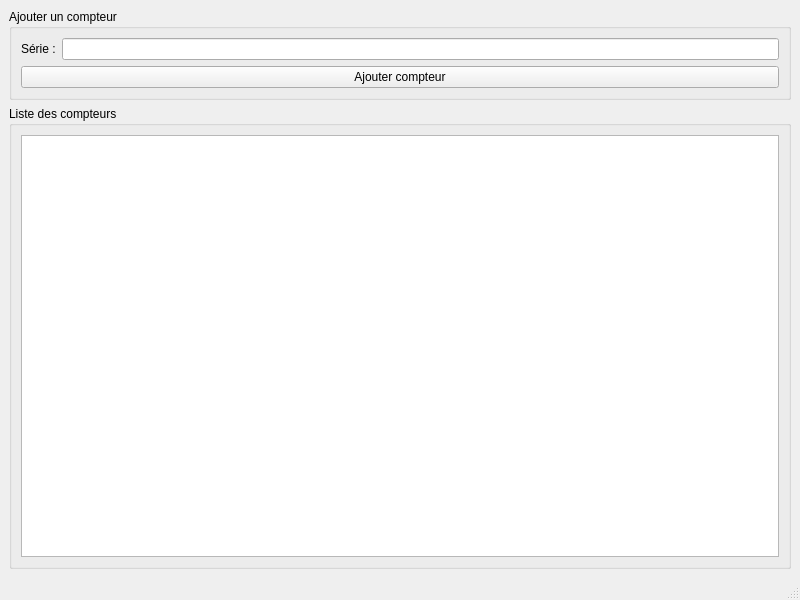
<?xml version="1.0" encoding="UTF-8"?>
<ui version="4.0">
 <class>WindowGestion</class>
 <widget class="QMainWindow" name="MainWindow">
  <property name="geometry">
   <rect>
    <x>0</x>
    <y>0</y>
    <width>800</width>
    <height>600</height>
   </rect>
  </property>
  <property name="windowTitle">
   <string>Gestion des compteurs</string>
  </property>
  <widget class="QWidget" name="centralwidget">
   <layout class="QVBoxLayout" name="verticalLayout_main">
    <item>
     <widget class="QGroupBox" name="groupBoxForm">
      <property name="title">
       <string>Ajouter un compteur</string>
      </property>
      <layout class="QVBoxLayout" name="verticalLayout">
       <item>
        <layout class="QFormLayout" name="formLayout">
         <item row="0" column="0">
          <widget class="QLabel" name="label">
           <property name="text">
            <string>Série :</string>
           </property>
          </widget>
         </item>
         <item row="0" column="1">
          <widget class="QLineEdit" name="lineEditSerie"/>
         </item>
        </layout>
       </item>
       <item>
        <widget class="QPushButton" name="btnAjouterCompteur">
         <property name="text">
          <string>Ajouter compteur</string>
         </property>
        </widget>
       </item>
      </layout>
     </widget>
    </item>
    <item>
     <widget class="QGroupBox" name="groupBoxTable">
      <property name="title">
       <string>Liste des compteurs</string>
      </property>
      <layout class="QVBoxLayout" name="verticalLayout_2">
       <item>
        <widget class="QTableView" name="tableViewCompteur"/>
       </item>
      </layout>
     </widget>
    </item>
   </layout>
  </widget>
  <widget class="QMenuBar" name="menubar">
   <property name="geometry">
    <rect>
     <x>0</x>
     <y>0</y>
     <width>800</width>
     <height>21</height>
    </rect>
   </property>
  </widget>
  <widget class="QStatusBar" name="statusbar"/>
 </widget>
 <resources/>
 <connections/>
</ui>
